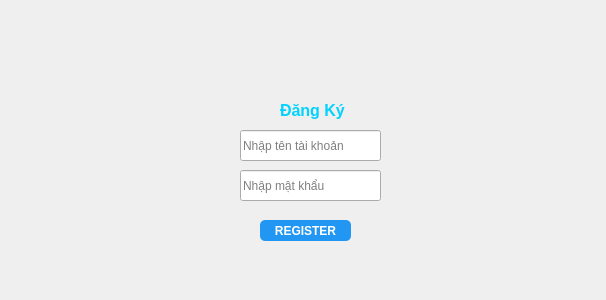
<?xml version="1.0" encoding="UTF-8"?>
<ui version="4.0">
 <class>RegisterDialog</class>
 <widget class="QDialog" name="RegisterDialog">
  <property name="geometry">
   <rect>
    <x>0</x>
    <y>0</y>
    <width>606</width>
    <height>300</height>
   </rect>
  </property>
  <property name="windowTitle">
   <string>Dialog</string>
  </property>
  <widget class="QLabel" name="label">
   <property name="geometry">
    <rect>
     <x>0</x>
     <y>10</y>
     <width>611</width>
     <height>301</height>
    </rect>
   </property>
   <property name="text">
    <string/>
   </property>
   <property name="pixmap">
    <pixmap>C:/Users/Admin/Downloads/pngtree-smart-technology-light-hd-background-image_784060.jpg</pixmap>
   </property>
   <property name="scaledContents">
    <bool>true</bool>
   </property>
  </widget>
  <widget class="QLineEdit" name="TxtRegisterUser">
   <property name="geometry">
    <rect>
     <x>240</x>
     <y>130</y>
     <width>141</width>
     <height>31</height>
    </rect>
   </property>
   <property name="placeholderText">
    <string>Nhập tên tài khoản</string>
   </property>
  </widget>
  <widget class="QLineEdit" name="TxtRegisterPassword">
   <property name="geometry">
    <rect>
     <x>240</x>
     <y>170</y>
     <width>141</width>
     <height>31</height>
    </rect>
   </property>
   <property name="placeholderText">
    <string>Nhập mật khẩu</string>
   </property>
  </widget>
  <widget class="QPushButton" name="BtnRegister">
   <property name="geometry">
    <rect>
     <x>260</x>
     <y>220</y>
     <width>91</width>
     <height>21</height>
    </rect>
   </property>
   <property name="styleSheet">
    <string notr="true">background-color: #2196F3;
color: white;
border-radius: 5px;
font-weight: bold;</string>
   </property>
   <property name="text">
    <string>REGISTER</string>
   </property>
  </widget>
  <widget class="QLabel" name="Title">
   <property name="geometry">
    <rect>
     <x>280</x>
     <y>100</y>
     <width>71</width>
     <height>21</height>
    </rect>
   </property>
   <property name="styleSheet">
    <string notr="true">color: #01D2FF;
font-weight: bold;
font-size: 16px;</string>
   </property>
   <property name="text">
    <string>Đăng Ký</string>
   </property>
  </widget>
 </widget>
 <resources/>
 <connections/>
</ui>
